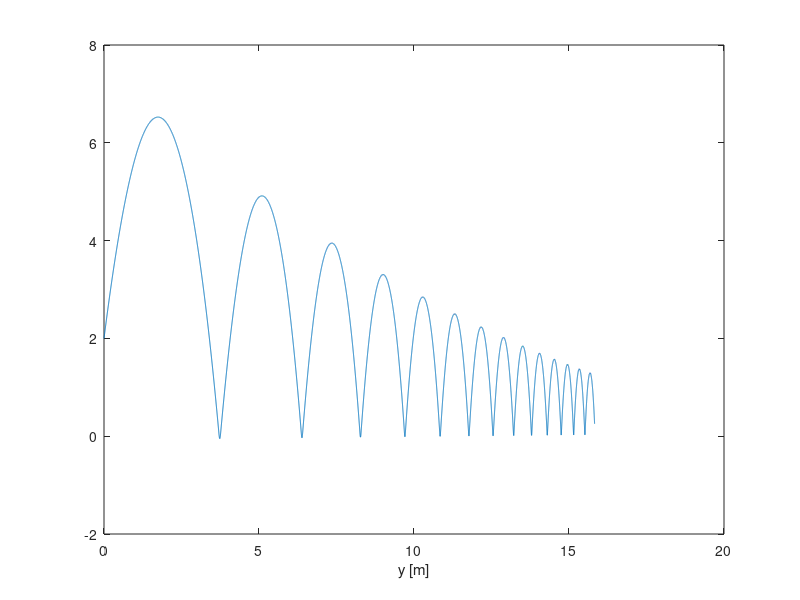
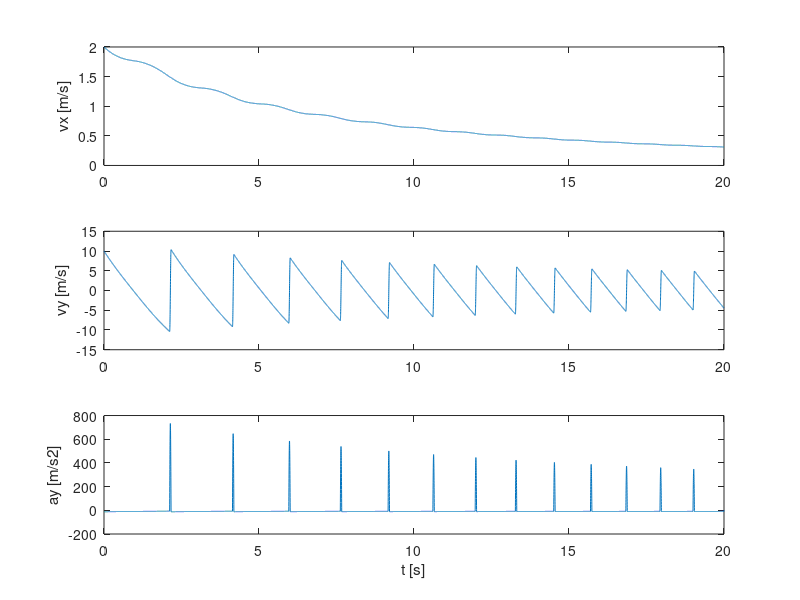

Write the MATLAB code that produced these figures, in order.
clf;
% Parameters
m = 0.2; % kg
g = 9.81; % m/s^2
vT = 20.0; % m/s
h = 2.0; % m
R = 0.1; % m
k = 1000.0; % N/m
r0 = [0 h]; 
v0 = [2.0 10.0]; % m/s
time = 20.0; % s
% Variables
D = m*g/vT^2;
dt = 0.001;
n = ceil(time/dt);
r = zeros(n,2);
v = zeros(n,2);
a = zeros(n,2);
t = zeros(n,1);
% Initial conditions
r(1,:) = r0;
v(1,:) = v0;
i = 1;
% Simulation loop
for i = 1:n-1
    if (r(i,2)<R)
        N = k*(R-r(i,2))*[0 1];
    else
        N = [0 0];
    end
    FD = - D*norm(v(i,:))*v(i,:);
    G = -m*g*[0 1];
    Fnet = N + FD + G;
    a(i,:) = Fnet/m;
    v(i+1,:) = v(i,:) + dt*a(i,:);
    r(i+1,:) = r(i,:) + dt*v(i+1,:);
    t(i+1) = t(i) + dt;
end
figure(1);
plot(r(:,1),r(:,2));
xlabel('x [m]');
xlabel('y [m]');
figure(2);
subplot(3,1,1);
plot(t,v(:,1));
ylabel('vx [m/s]');
subplot(3,1,2);
plot(t,v(:,2));
ylabel('vy [m/s]');
subplot(3,1,3);
plot(t,a(:,2));
xlabel('t [s]');
ylabel('ay [m/s2]');